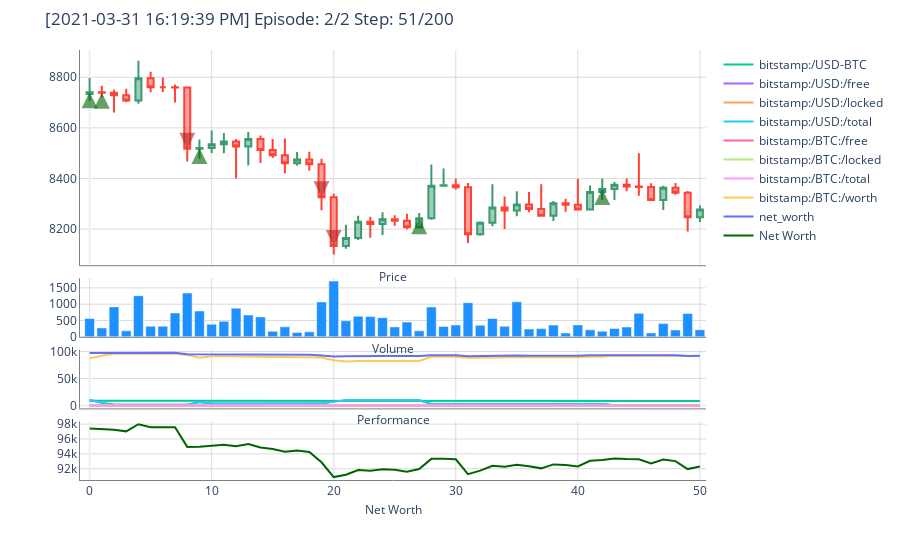
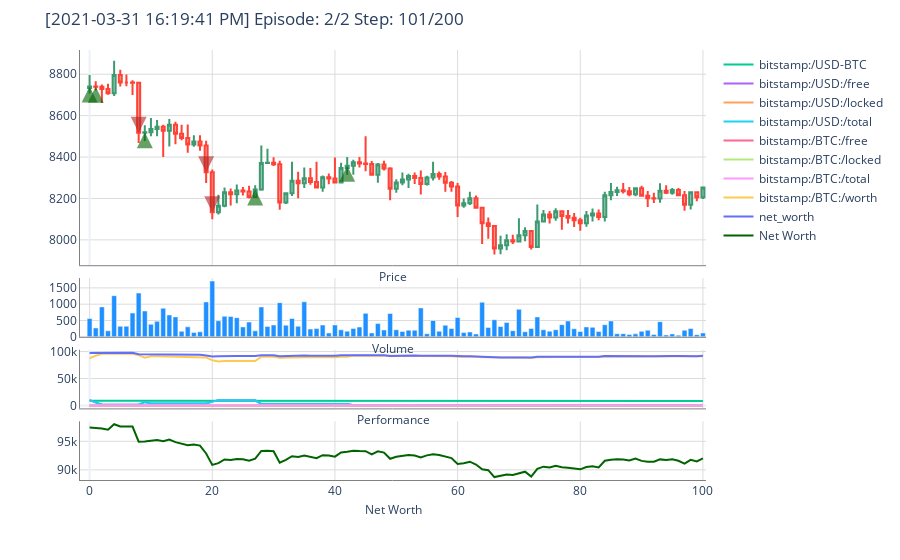
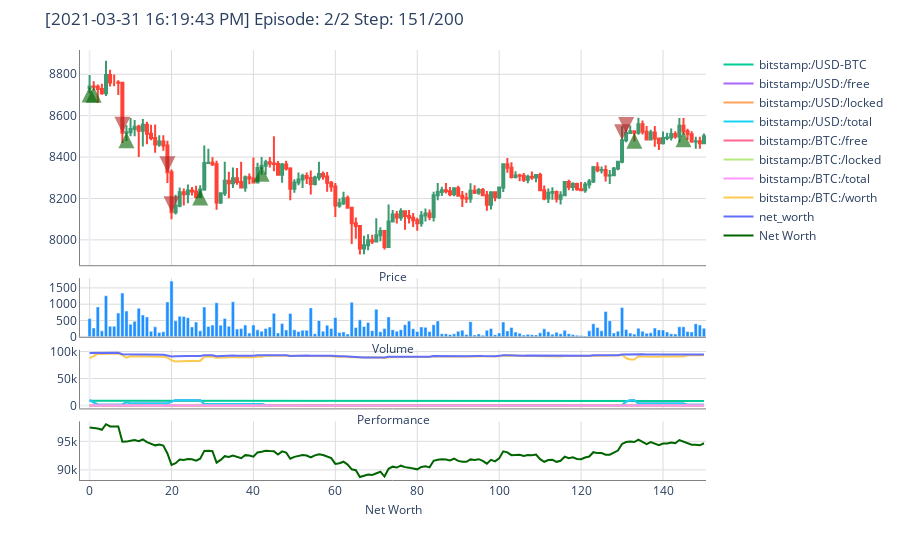
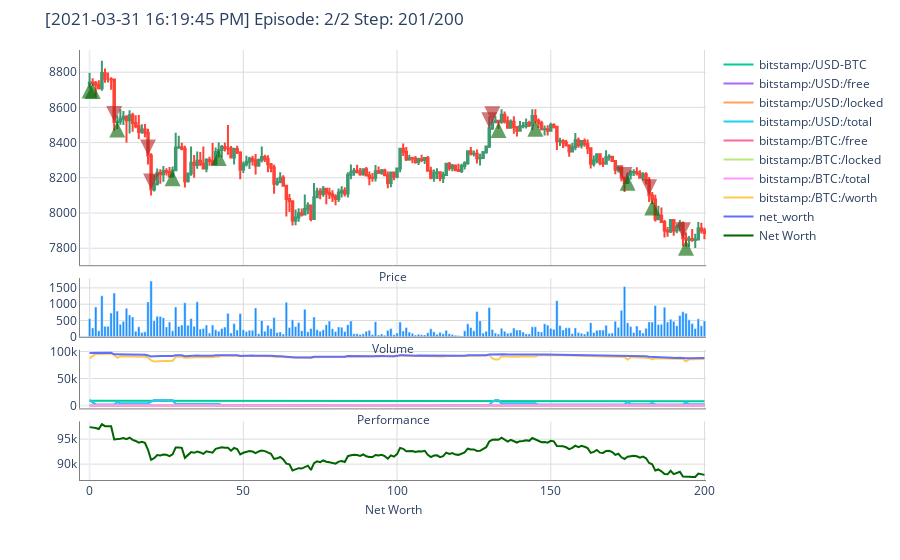

Notebook source saved alongside these figures, in order:
### Markdown cell above
## Setup and Train DQN Agent

### Code cell
agent = DQNAgent(env)

agent.train(n_steps=200, n_episodes=2, save_path="agents/")
